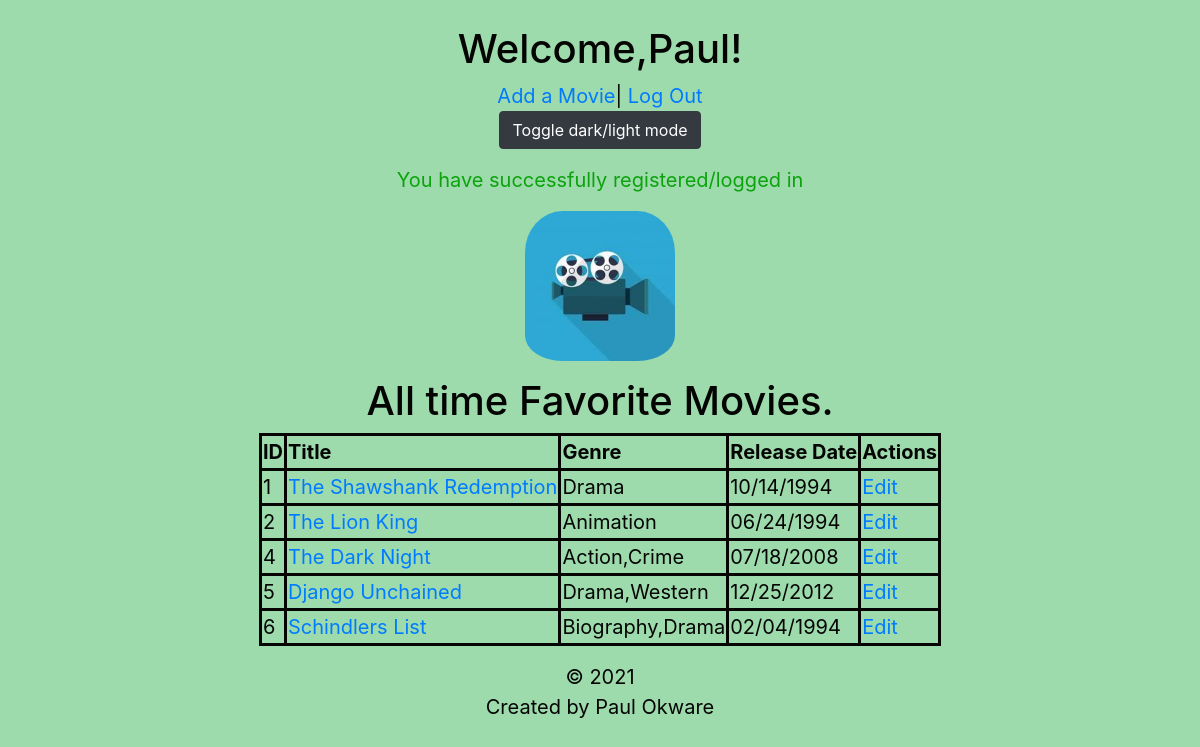
The page /dashboard (signed in) on the database its author committed.
### soloProjectApp/models.py (models this page shows, shortened)
class User(models.Model):
    firstName = models.CharField(max_length=255)
    lastName = models.CharField(max_length=255)
    email = models.EmailField(unique=True)
    password = models.CharField(max_length=255)
    created_at = models.DateTimeField(auto_now_add=True)
    updated_at = models.DateTimeField(auto_now=True)
    objects = UserManager()

class Movie(models.Model):
    title = models.CharField(max_length=255)
    network = models.CharField(max_length=45)
    description = models.TextField(max_length=255)
    genre = models.CharField(max_length=45)
    release_date = models.DateTimeField()
    uploaded_by = models.ForeignKey(User,related_name ='movies_uploaded',on_delete=models.CASCADE)
    user_likes = models.ManyToManyField(User, related_name='liked_movies')
    created_at = models.DateTimeField(auto_now_add=True)
    updated_at = models.DateTimeField(auto_now=True)
    objects = MovieManager()

### soloProjectApp/views.py (the view)
# urls.py: path('dashboard',views.dashboard),
def dashboard(request):
    if 'user_id' not in request.session:
        return redirect('/')
    user = User.objects.get(id=request.session['user_id'])
    context = {
        'user': user,
        'movies': Movie.objects.all()
    }
    return render(request,'dashboard.html',context)

### soloProjectApp/templates/dashboard.html (shortened to what this page needs)
<!DOCTYPE html>
<html lang="en">
<head>
    <link rel="stylesheet" href="https://cdn.jsdelivr.net/npm/bootstrap@4.6.0/dist/css/bootstrap.min.css">
    {% load static %}
    <link rel="stylesheet" href="{% static 'css/styles.css' %}">
</head>
<body>
    <header>
        <h1> Welcome,{{user.firstName}}!</h1>
        <nav>
            <a href="/new">Add a Movie</a>|
            <a href="/logout">Log Out</a>
        </nav>
        <button type="button" class="btn btn-dark" onclick="myFunction()">Toggle dark/light mode</button>
    </header>
    <div class="main">
        {% if request.session.user_id %}
        <p class='success'>You have successfully registered/logged in</p>
        {% endif %}
        <img src="{% static 'img/icon.jpeg' %}" alt="camera icon">
        <h1>All time Favorite Movies.</h1>
        <table>
            <thead>
                <tr>
                    <th>ID</th>
                    <th>Title</th>
                    <th>Genre</th>
                    <th>Release Date</th>
                    <th>Actions</th>
                </tr>
            </thead>
            <tbody>
                {% for movie in movies %}
                <tr>
                    <td>{{movie.id}}</td>
                    <td><a href="/dashboard/{{movie.id}}">{{movie.title}}</a></td>
                    <td>{{movie.genre}}</td>
                    <td>{{movie.release_date|date:"SHORT_DATE_FORMAT" }}</td>
                    <td><a href="/dashboard/{{ movie.id }}/edit">Edit</a>
                    </td>
                </tr>
                {% endfor%}
            </tbody>
        </table>
    </div>
</body>
<footer>
    &copy; <span id="year">2021</span>
    <p>Created by Paul Okware</p>
</footer>
</html>

### soloProjectApp/static/css/styles.css (style rules this page uses)
body { margin: 0; padding: 25px; background-color: #9DDBAD; background-image: url("https://www.transparenttextures.com/patterns/purty-wood.png"); color: #040403; font-size: 20px; }
.main { display: flex; flex-direction: column; justify-content: space-evenly; align-items: center; padding: 1rem; }
header { text-align: center; }
footer { text-align: center; }
td,th { border: solid; }
img { width: 150px; border-radius: 25%; padding-bottom: 1rem; }
.success { color: #0ca30c; }

### rows shown on the page
User: firstName "Paul"
Movie: id "1", title "The Shawshank Redemption", genre "Drama", release_date "10/14/1994"
Movie: id "2", title "The Lion King", genre "Animation", release_date "06/24/1994"
Movie: id "4", title "The Dark Night", genre "Action,Crime", release_date "07/18/2008"
Movie: id "5", title "Django Unchained", genre "Drama,Western", release_date "12/25/2012"
Movie: id "6", title "Schindlers List", genre "Biography,Drama", release_date "02/04/1994"
